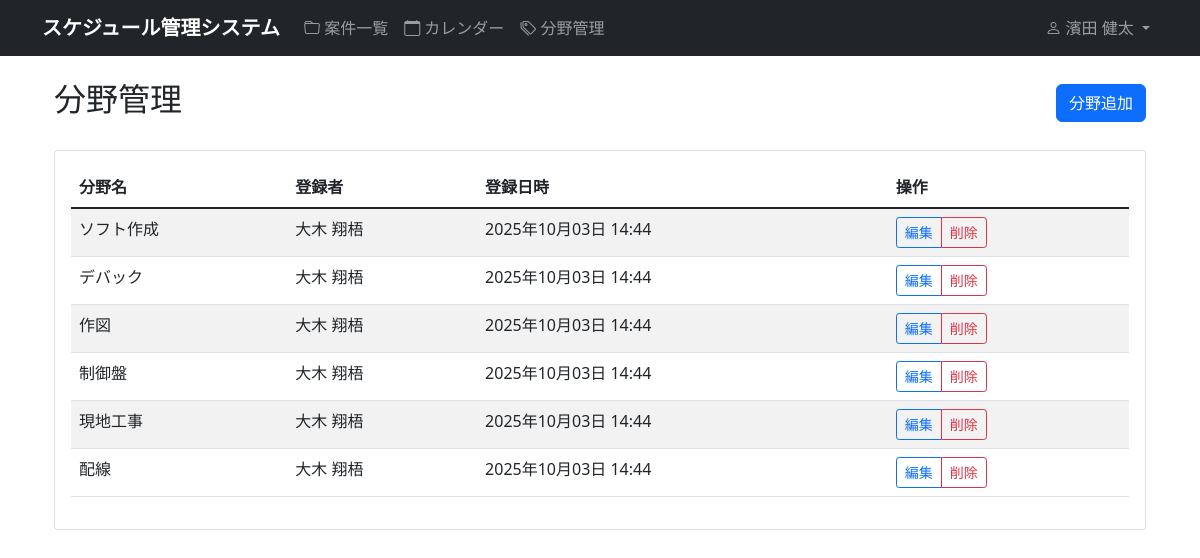
Before: /schedule/fields/ (signed in) with the older database file.
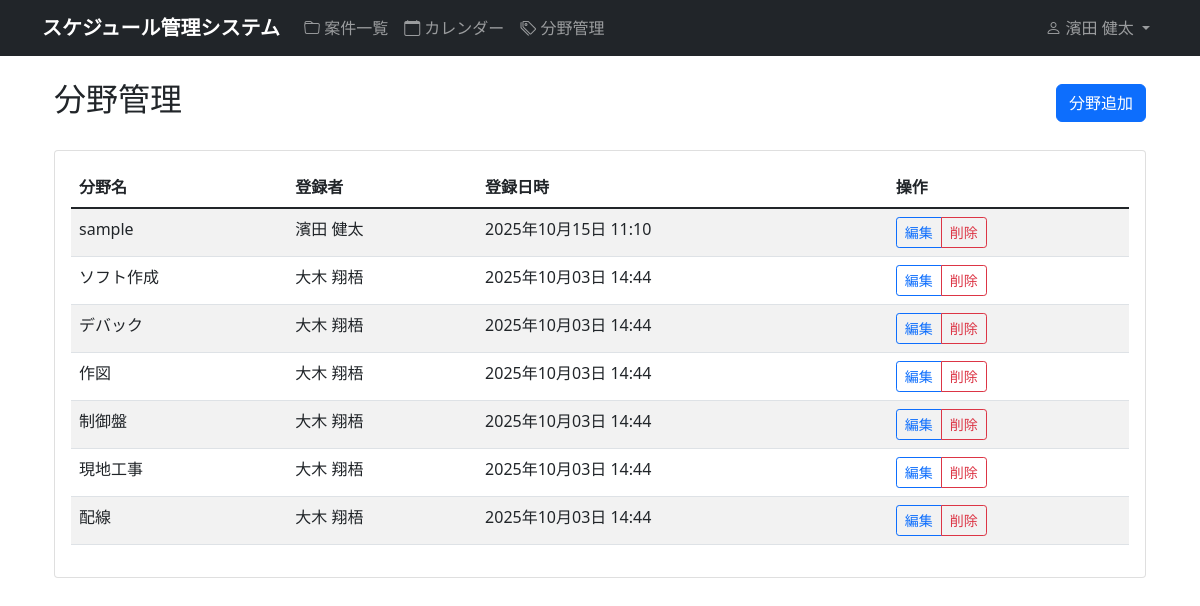
After: the same page with the newer database file.
### schedule/models.py (models this page shows, shortened)
class Field(models.Model):
    name = models.CharField('分野名', max_length=50, unique=True)
    created_by = models.ForeignKey(User, on_delete=models.CASCADE, verbose_name='登録者')
    created_at = models.DateTimeField(auto_now_add=True, verbose_name='登録日時')
    class Meta:
        verbose_name = '分野'
        verbose_name_plural = '分野'
        ordering = ['name']

### accounts/models.py (models this page shows, shortened)
class CustomUser(AbstractUser):
    email = models.EmailField('メールアドレス', blank=True, null=True)
    department = models.CharField('部署', max_length=100, blank=True)
    phone = models.CharField('電話番号', max_length=20, blank=True)
    is_manager = models.BooleanField('マネージャー権限', default=False)
    is_viewer = models.BooleanField('閲覧者権限', default=False, help_text='全員の案件を閲覧できますが編集はできません')
    class Meta:
        verbose_name = 'ユーザー'
        verbose_name_plural = 'ユーザー'

### schedule/views.py (the view)
# urls.py: path('fields/', views.field_list_view, name='field_list'),
@login_required
def field_list_view(request):
    fields = Field.objects.all().order_by('name')
    return render(request, 'schedule/field_list.html', {'fields': fields})

### templates/schedule/field_list.html (shortened to what this page needs)
{% extends 'base.html' %}
{% block content %}
<div class="container mt-4">
    <div class="row">
        <div class="col-md-12">
            <div class="d-flex justify-content-between align-items-center mb-4">
                <h2>分野管理</h2>
                <a href="{% url 'schedule:field_create' %}" class="btn btn-primary">
                     分野追加
                </a>
            </div>
            <div class="card">
                <div class="card-body">
                    {% if fields %}
                        <div class="table-responsive">
                            <table class="table table-striped">
                                <thead>
                                    <tr>
                                        <th>分野名</th>
                                        <th>登録者</th>
                                        <th>登録日時</th>
                                        <th>操作</th>
                                    </tr>
                                </thead>
                                <tbody>
                                    {% for field in fields %}
                                    <tr>
                                        <td>{{ field.name }}</td>
                                        <td>{% if field.created_by.first_name or field.created_by.last_name %}{{ field.created_by.last_name }} {{ field.created_by.first_name }}{% else %}{{ field.created_by.username }}{% endif %}</td>
                                        <td>{{ field.created_at|date:"Y年m月d日 H:i" }}</td>
                                        <td>
                                            <div class="btn-group btn-group-sm">
                                                <a href="{% url 'schedule:field_edit' field.id %}"
                                                   class="btn btn-outline-primary">
                                                     編集
                                                </a>
                                                <a href="{% url 'schedule:field_delete' field.id %}"
                                                   class="btn btn-outline-danger"
                                                   onclick="return confirm('この分野を削除しますか？')">
                                                     削除
                                                </a>
                                            </div>
                                        </td>
                                    </tr>
                                    {% endfor %}
                                </tbody>
                            </table>
                        </div>
                    {% endif %}
                </div>
            </div>
        </div>
    </div>
</div>
{% endblock %}

Changed rows visible on the page:
added Field: name "sample", created_by.last_name "濱田", created_by.first_name "健太", created_at "2025年10月15日 11:10"
